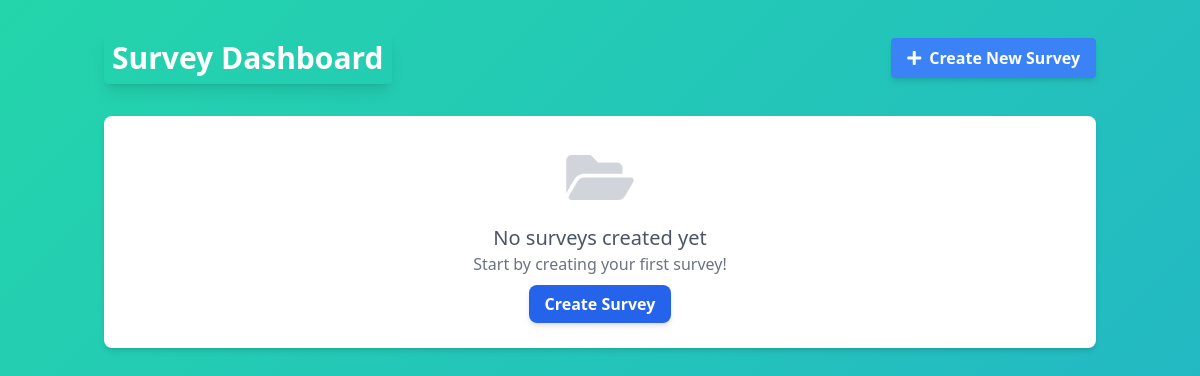
Page /survey/ (signed in) on the earlier database version.
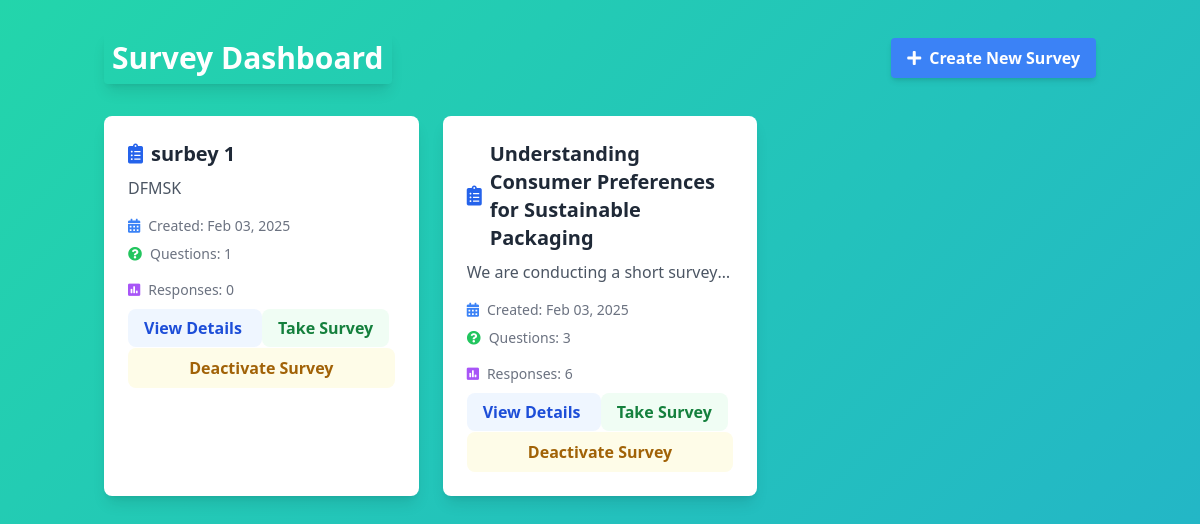
Same page on the later database version.
### surveys/models.py (models this page shows, shortened)
class Survey(models.Model):
    title = models.CharField(max_length=200)
    description = models.TextField(blank=True, null=True)
    user = models.ForeignKey(
        settings.AUTH_USER_MODEL,
        on_delete=models.CASCADE,
        related_name='surveys',
        null=True  # Allow existing surveys to remain
    )
    created_at = models.DateTimeField(auto_now_add=True)
    updated_at = models.DateTimeField(auto_now=True)
    unique_link = models.CharField(max_length=16, unique=True, blank=True)
    is_active = models.BooleanField(default=True)  # New field to track survey activation status

### surveys/views.py (the view)
# urls.py: path('', HomeView.as_view(), name='home'),
class HomeView(LoginRequiredMixin, View):
    def get(self, request):
        surveys = Survey.objects.filter(user=request.user, is_active=True).order_by('-created_at')
        return render(request, 'surveys/home.html', {
            'surveys': surveys,
            'user': request.user
        })

### templates/surveys/home.html (shortened to what this page needs)
<!DOCTYPE html>
<html lang="en">
<head>
    <script src="https://cdn.tailwindcss.com"></script>
    <link rel="stylesheet" href="https://cdnjs.cloudflare.com/ajax/libs/font-awesome/5.15.4/css/all.min.css">
</head>
<body class="animated-bg min-h-screen bg-gray-100">
    <div class="container mx-auto px-4 py-8">
        <div class="flex justify-between items-center mb-8">
            <h1 class="text-3xl font-bold text-white shadow-lg p-2 rounded">Survey Dashboard</h1>
            <a href="{% url 'surveys:create_survey' %}"
               class="bg-blue-500 hover:bg-blue-700 text-white font-bold py-2 px-4 rounded transition transform hover:scale-105 shadow-md">
                <i class="fas fa-plus mr-2"></i>Create New Survey
            </a>
        </div>
        {% if surveys %}
        <div class="grid md:grid-cols-2 lg:grid-cols-3 gap-6">
            {% for survey in surveys %}
            <div class="bg-white shadow-lg rounded-lg p-6 hover:shadow-xl transition-all duration-300 transform hover:-translate-y-2">
                <h2 class="text-xl font-semibold mb-2 text-gray-800 flex items-center">
                    <i class="fas fa-clipboard-list mr-2 text-blue-600"></i>
                    {{ survey.title }}
                </h2>
                <p class="text-gray-600 mb-4 truncate">{{ survey.description|default:"No description" }}</p>
                <div class="flex items-center text-sm text-gray-500 mb-2">
                    <i class="fas fa-calendar-alt mr-2 text-blue-500"></i>
                    Created: {{ survey.created_at|date:"M d, Y" }}
                </div>
                <div class="flex items-center text-sm text-gray-500 mb-4">
                    <i class="fas fa-question-circle mr-2 text-green-500"></i>
                    Questions: {{ survey.questions.count }}
                </div>
                <div class="flex items-center text-sm text-gray-500 mb-4">
                    <i class="fas fa-poll mr-2 text-purple-500"></i>
                    Responses: {{ survey.responses.count }}
                </div>
                <a href="{% url 'surveys:survey_detail' survey.id %}"
                   class="w-full bg-blue-50 text-blue-700 hover:bg-blue-100 py-2 px-4 rounded-lg text-center font-semibold transition-colors">
                    View Details
                </a>
                <a href="{% url 'surveys:take_survey' survey.unique_link %}"
                   class="w-full bg-green-50 text-green-700 hover:bg-green-100 py-2 px-4 rounded-lg text-center font-semibold transition-colors mt-2">
                    Take Survey
                </a>
                <form method="post" action="{% url 'surveys:deactivate_survey' survey.id %}" style="display:inline;">
                    <button type="submit" class="w-full bg-yellow-50 text-yellow-700 hover:bg-yellow-100 py-2 px-4 rounded-lg text-center font-semibold transition-colors mt-2" onclick="return confirm('Are you sure you want to deactivate this survey?');">
                        Deactivate Survey
                    </button>
                </form>
            </div>
            {% endfor %}
        </div>
        {% else %}
        <div class="text-center bg-white rounded-lg p-8 shadow-md">
            <i class="fas fa-folder-open text-6xl text-gray-300 mb-4"></i>
            <h2 class="text-xl text-gray-600">No surveys created yet</h2>
            <p class="text-gray-500 mb-4">Start by creating your first survey!</p>
            <a href="{% url 'surveys:create_survey' %}"
               class="bg-blue-600 hover:bg-blue-700 text-white font-bold py-2 px-4 rounded-lg shadow-md transform hover:scale-105 transition-transform duration-200">
                Create Survey
            </a>
        </div>
        {% endif %}
    </div>
</body>
</html>

Differences in the rows shown:
added Survey: title "surbey 1", description "DFMSK", created_at "Feb 03, 2025", questions.count "1", responses.count "0"
added Survey: title "Understanding Consumer Preferences for Sustainable Packaging", description "We are conducting a short survey…", created_at "Feb 03, 2025", questions.count "3", responses.count "6"
Other differences:
text no longer shown: "No surveys created yet Start by creating your first survey! Create Survey"
